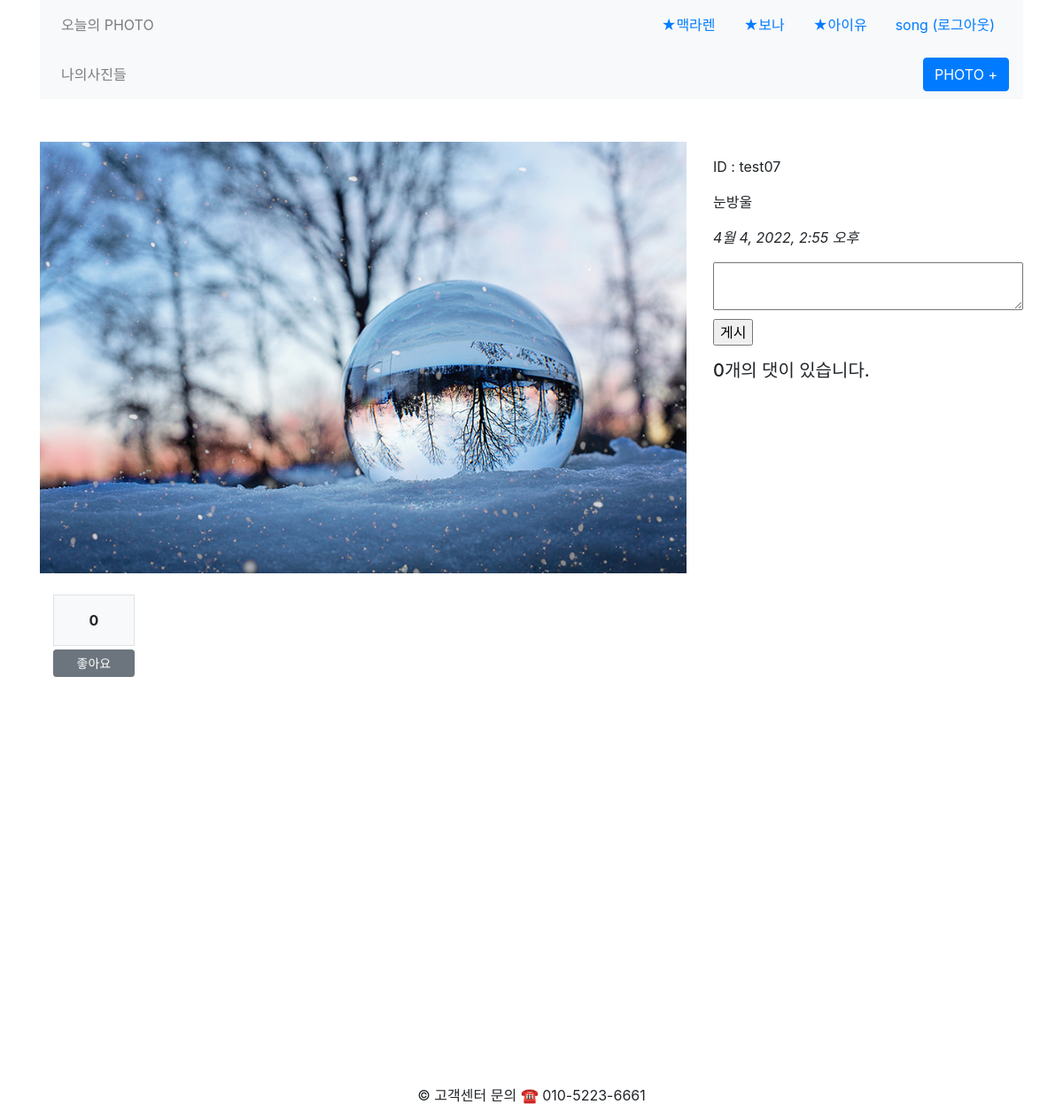
/insta/photo/112/ (signed in), run on an earlier commit of the app's database.
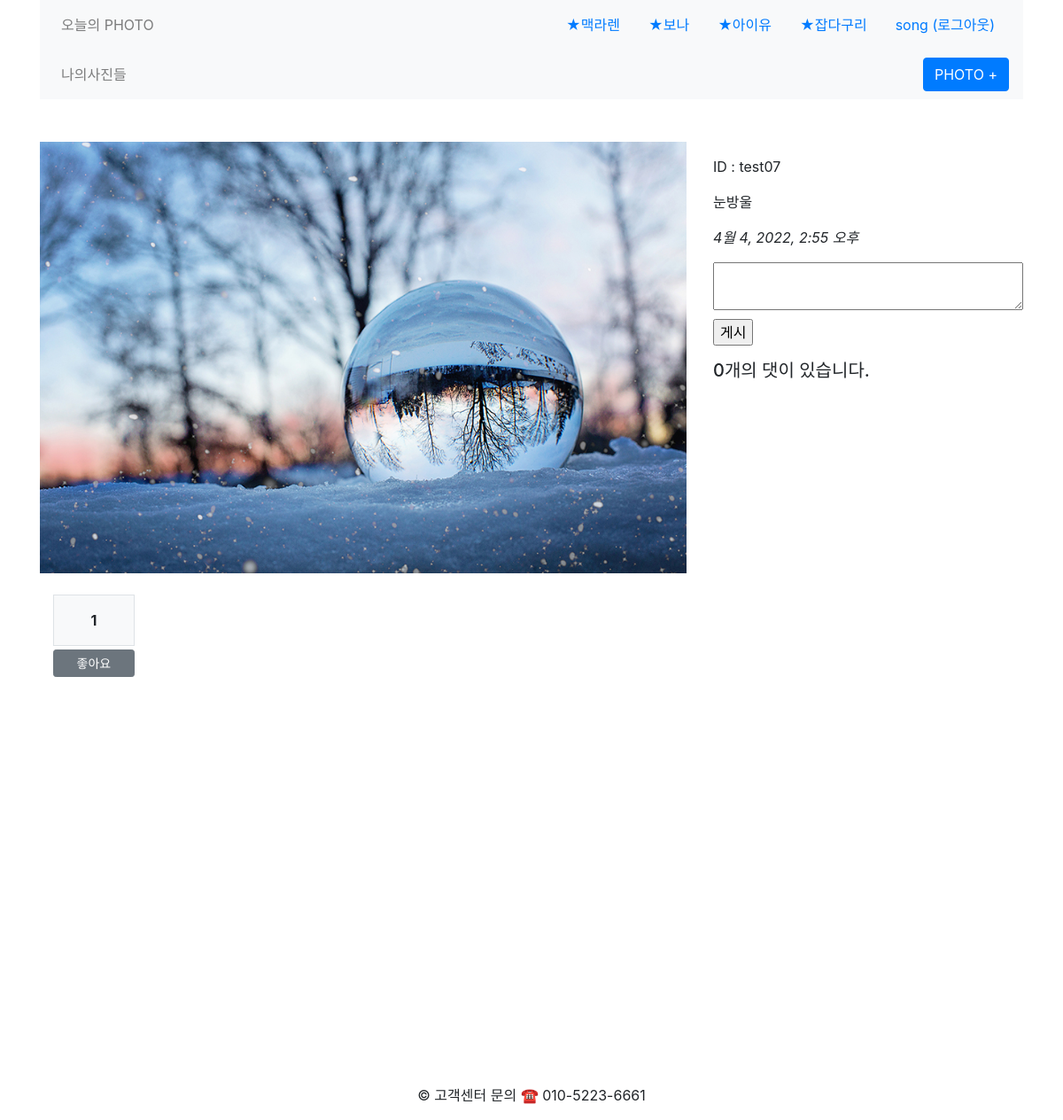
And on a later commit of the database.
### insta/models.py (models this page shows, shortened)
class Album(models.Model):
    objects = None
    name = models.CharField('NAME', max_length=30)
    slug = models.SlugField(max_length=250, unique=True)
    owner = models.ForeignKey('common.User', on_delete=models.CASCADE, verbose_name='OWNER', blank=True, null=True)
    class Meta:
        ordering = ('name',)
    def get_absolute_url(self):
        return reverse('insta:album_detail', args = [self.slug])

class Photo(models.Model):
    album = models.ForeignKey(Album, on_delete=models.CASCADE)
    image = ThumbnailImageField('IMAGE', upload_to='insta/%Y/%m')
    description = models.TextField('Photo Description', blank=True)
    title = models.CharField('TITLE', max_length=30, null=True)
    upload_dt = models.DateTimeField('UPLOAD DATE', auto_now_add=True)
    owner = models.ForeignKey(User, null=True, on_delete=models.CASCADE, related_name='owner_photo')
    voter = models.ManyToManyField(User, related_name='voter_photo')
    modify_date = models.DateTimeField(blank=True, null=True)
    class Meta:
        ordering = ('title',)

### common/models.py (models this page shows, shortened)
class User(AbstractBaseUser):
    username = models.CharField(verbose_name='username', max_length=20, unique=True, )
    email = models.EmailField(verbose_name='email', max_length=255, )
    realname = models.CharField(verbose_name='realname', max_length=20, null=True,)
    birth_date = models.DateField(verbose_name='birth_date', blank=True, null=True, )
    phone = models.CharField(verbose_name='phone', max_length=11, null=True,)
    gender = models.IntegerField(verbose_name='gender', null=True,)
    gender2 = models.CharField(verbose_name="gender2", max_length=5, null=True,)
    is_active = models.BooleanField(default=True)
    is_admin = models.BooleanField(default=False)
    objects = UserManager()
    USERNAME_FIELD = 'username'
    REQUIRED_FIELDS = ['email']

### insta/views.py (the view)
# urls.py: path('photo/<int:pk>/', views.PhotoDV.as_view(), name='photo_detail'),
class PhotoDV(DetailView):
    model = Photo

### insta/context_processors.py (called while the page is built)
def menu_links(request):
    customer = request.user.id
    print(request)
    links = Album.objects.filter(owner_id=customer)
    return dict(links = links)

def menu_links2(request) :
    allphoto = request.user.id
    links2 = Photo.objects.filter(owner_id=allphoto)
    return dict(links2 = links2)

### templates/insta/photo_detail.html (shortened to what this page needs)
{% extends "base.html" %}
{% block content %}
<br>
<div class="row">
    <div class="col-md-8">
        <a href="{{ object.image.url }}">
            <img src="{{ object.image.url }}" style="width: 100%;">
        </a>
        <br><br>
        <div class="col-2">
            <div class="bg-light text-center p-3 border font-weight-bolder mb-1">{{photo.voter.count}}</div>
            <a href="#" data-uri="{% url 'insta:vote_photo' photo.id  %}"
               class="recommend btn btn-sm btn-secondary btn-block my-1">좋아요</a>
        </div>
    </div>
    <ul class="col-md-4 mt-3">
        <a>ID : {{ photo.owner.username }}</a>
        {% if object.description %}
        <p>{{ object.description|linebreaks }}</p>
        {% else %}
        <p>(blank)</p>
        {% endif %}
        <p class="font-italic">{{ object.upload_dt }}</p>
        <form action="{% url 'insta:answer_create' photo.id %}" method="post">
            <textarea name="content" rows="2" class="textarea"></textarea>
            <input type="submit" value="게시">
        </form>
        <h5>{{ photo.answer_set.count }}개의 댓이 있습니다.</h5>
    </ul>
</div>
{% endblock %}

### templates/navbar.html (shortened to what this page needs)
<nav class="navbar navbar-expand-lg navbar-light bg-light">
    <div class="collapse navbar-collapse" id="navbarSupportedContent">
        <ul class="navbar-nav mr-auto">
            <li class="nav-item">
                <a class="nav-link" href="{% url 'insta:allPhotoAB' %}">오늘의 PHOTO</a>
            </li>
        </ul>
        {% for cat in links %}
        <a class="nav-link" href="{{ cat.get_absolute_url }}">★{{cat.name}}</a>
        {% endfor %}
        {% if user.is_authenticated %}
        <a class="nav-link" href="{% url 'common:logout' %}">{{ user.username }} (로그아웃)</a>
        {% else %}
        <a class="nav-link" href="{% url 'common:login' %}">로그인</a>
        {% endif %}
    </div>
</nav>
<nav class="navbar navbar-expand-lg navbar-light bg-light">
    <div class="collapse navbar-collapse" id="navbarSupportedContent2">
        <ul class="navbar-nav mr-auto">
            <li class="nav-item">
                <a class="nav-link" href="{% url 'insta:myPhotoAB' %}">나의사진들</a>
            </li>
        </ul>
        <a href="{% url 'insta:photo_add' %}" class="btn btn-primary">PHOTO +</a>
    </div>
</nav>

What changed in the data, as far as the page shows it:
added Album: name "잡다구리"
computed for Photo "눈방울": voter.count "0" → "1"
